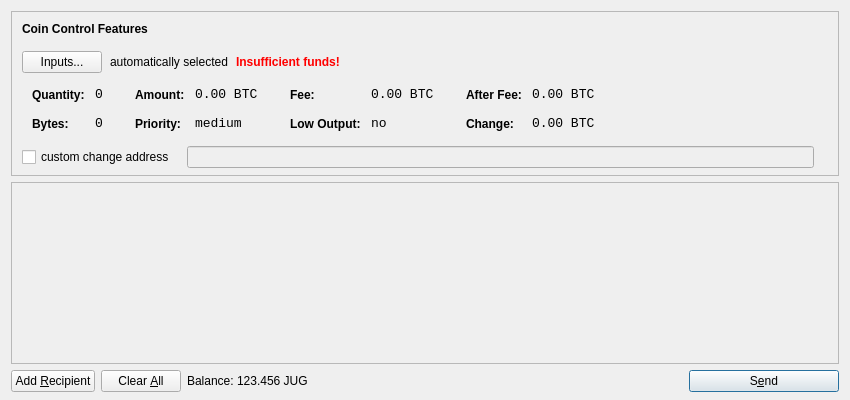
<?xml version="1.0" encoding="UTF-8"?>
<ui version="4.0">
 <class>SendCoinsDialog</class>
 <widget class="QDialog" name="SendCoinsDialog">
  <property name="geometry">
   <rect>
    <x>0</x>
    <y>0</y>
    <width>850</width>
    <height>400</height>
   </rect>
  </property>
  <property name="windowTitle">
   <string>Send Coins</string>
  </property>
  <layout class="QVBoxLayout" name="verticalLayout" stretch="0,1,0">
   <property name="bottomMargin">
    <number>8</number>
   </property>
   <item>
    <widget class="QFrame" name="frameCoinControl">
     <property name="sizePolicy">
      <sizepolicy hsizetype="Expanding" vsizetype="Expanding">
       <horstretch>0</horstretch>
       <verstretch>0</verstretch>
      </sizepolicy>
     </property>
     <property name="maximumSize">
      <size>
       <width>16777215</width>
       <height>16777215</height>
      </size>
     </property>
     <property name="frameShape">
      <enum>QFrame::StyledPanel</enum>
     </property>
     <property name="frameShadow">
      <enum>QFrame::Sunken</enum>
     </property>
     <layout class="QVBoxLayout" name="verticalLayoutCoinControl2">
      <property name="spacing">
       <number>-1</number>
      </property>
      <property name="leftMargin">
       <number>0</number>
      </property>
      <property name="topMargin">
       <number>0</number>
      </property>
      <property name="rightMargin">
       <number>0</number>
      </property>
      <property name="bottomMargin">
       <number>6</number>
      </property>
      <item>
       <layout class="QVBoxLayout" name="verticalLayoutCoinControl" stretch="0,0,0,0,1">
        <property name="spacing">
         <number>0</number>
        </property>
        <property name="leftMargin">
         <number>10</number>
        </property>
        <property name="topMargin">
         <number>10</number>
        </property>
        <item>
         <layout class="QHBoxLayout" name="horizontalLayoutCoinControl1">
          <property name="bottomMargin">
           <number>15</number>
          </property>
          <item>
           <widget class="QLabel" name="labelCoinControlFeatures">
            <property name="sizePolicy">
             <sizepolicy hsizetype="Preferred" vsizetype="Maximum">
              <horstretch>0</horstretch>
              <verstretch>0</verstretch>
             </sizepolicy>
            </property>
            <property name="font">
             <font>
              <weight>75</weight>
              <bold>true</bold>
             </font>
            </property>
            <property name="styleSheet">
             <string notr="true">font-weight:bold;</string>
            </property>
            <property name="text">
             <string>Coin Control Features</string>
            </property>
           </widget>
          </item>
         </layout>
        </item>
        <item>
         <layout class="QHBoxLayout" name="horizontalLayoutCoinControl2" stretch="0,0,0,0">
          <property name="spacing">
           <number>8</number>
          </property>
          <property name="bottomMargin">
           <number>10</number>
          </property>
          <item>
           <widget class="QPushButton" name="pushButtonCoinControl">
            <property name="styleSheet">
             <string notr="true"/>
            </property>
            <property name="text">
             <string>Inputs...</string>
            </property>
           </widget>
          </item>
          <item>
           <widget class="QLabel" name="labelCoinControlAutomaticallySelected">
            <property name="text">
             <string>automatically selected</string>
            </property>
            <property name="margin">
             <number>5</number>
            </property>
           </widget>
          </item>
          <item>
           <widget class="QLabel" name="labelCoinControlInsuffFunds">
            <property name="font">
             <font>
              <weight>75</weight>
              <bold>true</bold>
             </font>
            </property>
            <property name="styleSheet">
             <string notr="true">color:red;font-weight:bold;</string>
            </property>
            <property name="text">
             <string>Insufficient funds!</string>
            </property>
            <property name="margin">
             <number>5</number>
            </property>
           </widget>
          </item>
          <item>
           <spacer name="horizontalSpacerCoinControl">
            <property name="orientation">
             <enum>Qt::Horizontal</enum>
            </property>
            <property name="sizeHint" stdset="0">
             <size>
              <width>40</width>
              <height>1</height>
             </size>
            </property>
           </spacer>
          </item>
         </layout>
        </item>
        <item>
         <widget class="QWidget" name="widgetCoinControl" native="true">
          <property name="sizePolicy">
           <sizepolicy hsizetype="Preferred" vsizetype="Preferred">
            <horstretch>0</horstretch>
            <verstretch>0</verstretch>
           </sizepolicy>
          </property>
          <property name="minimumSize">
           <size>
            <width>0</width>
            <height>0</height>
           </size>
          </property>
          <property name="styleSheet">
           <string notr="true"/>
          </property>
          <layout class="QHBoxLayout" name="horizontalLayoutCoinControl5">
           <property name="margin">
            <number>0</number>
           </property>
           <item>
            <layout class="QHBoxLayout" name="horizontalLayoutCoinControl3" stretch="0,0,0,1">
             <property name="spacing">
              <number>20</number>
             </property>
             <property name="topMargin">
              <number>0</number>
             </property>
             <property name="bottomMargin">
              <number>10</number>
             </property>
             <item>
              <layout class="QFormLayout" name="formLayoutCoinControl1">
               <property name="horizontalSpacing">
                <number>10</number>
               </property>
               <property name="verticalSpacing">
                <number>14</number>
               </property>
               <property name="leftMargin">
                <number>10</number>
               </property>
               <property name="topMargin">
                <number>4</number>
               </property>
               <property name="rightMargin">
                <number>6</number>
               </property>
               <item row="0" column="0">
                <widget class="QLabel" name="labelCoinControlQuantityText">
                 <property name="styleSheet">
                  <string notr="true">font-weight:bold;</string>
                 </property>
                 <property name="text">
                  <string>Quantity:</string>
                 </property>
                 <property name="margin">
                  <number>0</number>
                 </property>
                </widget>
               </item>
               <item row="0" column="1">
                <widget class="QLabel" name="labelCoinControlQuantity">
                 <property name="font">
                  <font>
                   <family>Monospace</family>
                   <pointsize>10</pointsize>
                  </font>
                 </property>
                 <property name="cursor">
                  <cursorShape>IBeamCursor</cursorShape>
                 </property>
                 <property name="contextMenuPolicy">
                  <enum>Qt::ActionsContextMenu</enum>
                 </property>
                 <property name="text">
                  <string notr="true">0</string>
                 </property>
                 <property name="margin">
                  <number>0</number>
                 </property>
                 <property name="textInteractionFlags">
                  <set>Qt::LinksAccessibleByMouse|Qt::TextSelectableByKeyboard|Qt::TextSelectableByMouse</set>
                 </property>
                </widget>
               </item>
               <item row="1" column="0">
                <widget class="QLabel" name="labelCoinControlBytesText">
                 <property name="styleSheet">
                  <string notr="true">font-weight:bold;</string>
                 </property>
                 <property name="text">
                  <string>Bytes:</string>
                 </property>
                </widget>
               </item>
               <item row="1" column="1">
                <widget class="QLabel" name="labelCoinControlBytes">
                 <property name="font">
                  <font>
                   <family>Monospace</family>
                   <pointsize>10</pointsize>
                  </font>
                 </property>
                 <property name="cursor">
                  <cursorShape>IBeamCursor</cursorShape>
                 </property>
                 <property name="contextMenuPolicy">
                  <enum>Qt::ActionsContextMenu</enum>
                 </property>
                 <property name="text">
                  <string notr="true">0</string>
                 </property>
                 <property name="textInteractionFlags">
                  <set>Qt::LinksAccessibleByMouse|Qt::TextSelectableByKeyboard|Qt::TextSelectableByMouse</set>
                 </property>
                </widget>
               </item>
              </layout>
             </item>
             <item>
              <layout class="QFormLayout" name="formLayoutCoinControl2">
               <property name="horizontalSpacing">
                <number>10</number>
               </property>
               <property name="verticalSpacing">
                <number>14</number>
               </property>
               <property name="leftMargin">
                <number>6</number>
               </property>
               <property name="topMargin">
                <number>4</number>
               </property>
               <property name="rightMargin">
                <number>6</number>
               </property>
               <item row="0" column="0">
                <widget class="QLabel" name="labelCoinControlAmountText">
                 <property name="styleSheet">
                  <string notr="true">font-weight:bold;</string>
                 </property>
                 <property name="text">
                  <string>Amount:</string>
                 </property>
                 <property name="margin">
                  <number>0</number>
                 </property>
                </widget>
               </item>
               <item row="0" column="1">
                <widget class="QLabel" name="labelCoinControlAmount">
                 <property name="font">
                  <font>
                   <family>Monospace</family>
                   <pointsize>10</pointsize>
                  </font>
                 </property>
                 <property name="cursor">
                  <cursorShape>IBeamCursor</cursorShape>
                 </property>
                 <property name="contextMenuPolicy">
                  <enum>Qt::ActionsContextMenu</enum>
                 </property>
                 <property name="text">
                  <string notr="true">0.00 BTC</string>
                 </property>
                 <property name="textInteractionFlags">
                  <set>Qt::LinksAccessibleByMouse|Qt::TextSelectableByKeyboard|Qt::TextSelectableByMouse</set>
                 </property>
                </widget>
               </item>
               <item row="1" column="0">
                <widget class="QLabel" name="labelCoinControlPriorityText">
                 <property name="styleSheet">
                  <string notr="true">font-weight:bold;</string>
                 </property>
                 <property name="text">
                  <string>Priority:</string>
                 </property>
                </widget>
               </item>
               <item row="1" column="1">
                <widget class="QLabel" name="labelCoinControlPriority">
                 <property name="font">
                  <font>
                   <family>Monospace</family>
                   <pointsize>10</pointsize>
                  </font>
                 </property>
                 <property name="cursor">
                  <cursorShape>IBeamCursor</cursorShape>
                 </property>
                 <property name="contextMenuPolicy">
                  <enum>Qt::ActionsContextMenu</enum>
                 </property>
                 <property name="text">
                  <string>medium</string>
                 </property>
                 <property name="textInteractionFlags">
                  <set>Qt::LinksAccessibleByMouse|Qt::TextSelectableByKeyboard|Qt::TextSelectableByMouse</set>
                 </property>
                </widget>
               </item>
              </layout>
             </item>
             <item>
              <layout class="QFormLayout" name="formLayoutCoinControl3">
               <property name="horizontalSpacing">
                <number>10</number>
               </property>
               <property name="verticalSpacing">
                <number>14</number>
               </property>
               <property name="leftMargin">
                <number>6</number>
               </property>
               <property name="topMargin">
                <number>4</number>
               </property>
               <property name="rightMargin">
                <number>6</number>
               </property>
               <item row="0" column="0">
                <widget class="QLabel" name="labelCoinControlFeeText">
                 <property name="styleSheet">
                  <string notr="true">font-weight:bold;</string>
                 </property>
                 <property name="text">
                  <string>Fee:</string>
                 </property>
                 <property name="margin">
                  <number>0</number>
                 </property>
                </widget>
               </item>
               <item row="0" column="1">
                <widget class="QLabel" name="labelCoinControlFee">
                 <property name="font">
                  <font>
                   <family>Monospace</family>
                   <pointsize>10</pointsize>
                  </font>
                 </property>
                 <property name="cursor">
                  <cursorShape>IBeamCursor</cursorShape>
                 </property>
                 <property name="contextMenuPolicy">
                  <enum>Qt::ActionsContextMenu</enum>
                 </property>
                 <property name="text">
                  <string notr="true">0.00 BTC</string>
                 </property>
                 <property name="textInteractionFlags">
                  <set>Qt::LinksAccessibleByMouse|Qt::TextSelectableByKeyboard|Qt::TextSelectableByMouse</set>
                 </property>
                </widget>
               </item>
               <item row="1" column="0">
                <widget class="QLabel" name="labelCoinControlLowOutputText">
                 <property name="styleSheet">
                  <string notr="true">font-weight:bold;</string>
                 </property>
                 <property name="text">
                  <string>Low Output:</string>
                 </property>
                </widget>
               </item>
               <item row="1" column="1">
                <widget class="QLabel" name="labelCoinControlLowOutput">
                 <property name="font">
                  <font>
                   <family>Monospace</family>
                   <pointsize>10</pointsize>
                  </font>
                 </property>
                 <property name="cursor">
                  <cursorShape>IBeamCursor</cursorShape>
                 </property>
                 <property name="contextMenuPolicy">
                  <enum>Qt::ActionsContextMenu</enum>
                 </property>
                 <property name="text">
                  <string>no</string>
                 </property>
                 <property name="textInteractionFlags">
                  <set>Qt::LinksAccessibleByMouse|Qt::TextSelectableByKeyboard|Qt::TextSelectableByMouse</set>
                 </property>
                </widget>
               </item>
              </layout>
             </item>
             <item>
              <layout class="QFormLayout" name="formLayoutCoinControl4">
               <property name="horizontalSpacing">
                <number>10</number>
               </property>
               <property name="verticalSpacing">
                <number>14</number>
               </property>
               <property name="leftMargin">
                <number>6</number>
               </property>
               <property name="topMargin">
                <number>4</number>
               </property>
               <property name="rightMargin">
                <number>6</number>
               </property>
               <item row="0" column="0">
                <widget class="QLabel" name="labelCoinControlAfterFeeText">
                 <property name="styleSheet">
                  <string notr="true">font-weight:bold;</string>
                 </property>
                 <property name="text">
                  <string>After Fee:</string>
                 </property>
                 <property name="margin">
                  <number>0</number>
                 </property>
                </widget>
               </item>
               <item row="0" column="1">
                <widget class="QLabel" name="labelCoinControlAfterFee">
                 <property name="font">
                  <font>
                   <family>Monospace</family>
                   <pointsize>10</pointsize>
                  </font>
                 </property>
                 <property name="cursor">
                  <cursorShape>IBeamCursor</cursorShape>
                 </property>
                 <property name="contextMenuPolicy">
                  <enum>Qt::ActionsContextMenu</enum>
                 </property>
                 <property name="text">
                  <string notr="true">0.00 BTC</string>
                 </property>
                 <property name="textInteractionFlags">
                  <set>Qt::LinksAccessibleByMouse|Qt::TextSelectableByKeyboard|Qt::TextSelectableByMouse</set>
                 </property>
                </widget>
               </item>
               <item row="1" column="0">
                <widget class="QLabel" name="labelCoinControlChangeText">
                 <property name="styleSheet">
                  <string notr="true">font-weight:bold;</string>
                 </property>
                 <property name="text">
                  <string>Change:</string>
                 </property>
                </widget>
               </item>
               <item row="1" column="1">
                <widget class="QLabel" name="labelCoinControlChange">
                 <property name="font">
                  <font>
                   <family>Monospace</family>
                   <pointsize>10</pointsize>
                  </font>
                 </property>
                 <property name="cursor">
                  <cursorShape>IBeamCursor</cursorShape>
                 </property>
                 <property name="contextMenuPolicy">
                  <enum>Qt::ActionsContextMenu</enum>
                 </property>
                 <property name="text">
                  <string notr="true">0.00 BTC</string>
                 </property>
                 <property name="textInteractionFlags">
                  <set>Qt::LinksAccessibleByMouse|Qt::TextSelectableByKeyboard|Qt::TextSelectableByMouse</set>
                 </property>
                </widget>
               </item>
              </layout>
             </item>
            </layout>
           </item>
          </layout>
         </widget>
        </item>
        <item>
         <layout class="QHBoxLayout" name="horizontalLayoutCoinControl4" stretch="0,0,0">
          <property name="spacing">
           <number>12</number>
          </property>
          <property name="sizeConstraint">
           <enum>QLayout::SetDefaultConstraint</enum>
          </property>
          <property name="topMargin">
           <number>5</number>
          </property>
          <property name="rightMargin">
           <number>5</number>
          </property>
          <item>
           <widget class="QCheckBox" name="checkBoxCoinControlChange">
            <property name="text">
             <string>custom change address</string>
            </property>
           </widget>
          </item>
          <item>
           <widget class="QLineEdit" name="lineEditCoinControlChange">
            <property name="enabled">
             <bool>false</bool>
            </property>
            <property name="sizePolicy">
             <sizepolicy hsizetype="Expanding" vsizetype="Fixed">
              <horstretch>0</horstretch>
              <verstretch>0</verstretch>
             </sizepolicy>
            </property>
           </widget>
          </item>
          <item>
           <widget class="QLabel" name="labelCoinControlChangeLabel">
            <property name="sizePolicy">
             <sizepolicy hsizetype="Preferred" vsizetype="Expanding">
              <horstretch>0</horstretch>
              <verstretch>0</verstretch>
             </sizepolicy>
            </property>
            <property name="minimumSize">
             <size>
              <width>0</width>
              <height>0</height>
             </size>
            </property>
            <property name="text">
             <string/>
            </property>
            <property name="margin">
             <number>3</number>
            </property>
           </widget>
          </item>
         </layout>
        </item>
        <item>
         <spacer name="verticalSpacerCoinControl">
          <property name="orientation">
           <enum>Qt::Vertical</enum>
          </property>
          <property name="sizeHint" stdset="0">
           <size>
            <width>800</width>
            <height>1</height>
           </size>
          </property>
         </spacer>
        </item>
       </layout>
      </item>
     </layout>
    </widget>
   </item>
   <item>
    <widget class="QScrollArea" name="scrollArea">
     <property name="widgetResizable">
      <bool>true</bool>
     </property>
     <widget class="QWidget" name="scrollAreaWidgetContents">
      <property name="geometry">
       <rect>
        <x>0</x>
        <y>0</y>
        <width>830</width>
        <height>165</height>
       </rect>
      </property>
      <layout class="QVBoxLayout" name="verticalLayout_2">
       <property name="margin">
        <number>0</number>
       </property>
       <item>
        <layout class="QVBoxLayout" name="entries">
         <property name="spacing">
          <number>6</number>
         </property>
        </layout>
       </item>
       <item>
        <spacer name="verticalSpacer">
         <property name="orientation">
          <enum>Qt::Vertical</enum>
         </property>
         <property name="sizeHint" stdset="0">
          <size>
           <width>20</width>
           <height>40</height>
          </size>
         </property>
        </spacer>
       </item>
      </layout>
     </widget>
    </widget>
   </item>
   <item>
    <layout class="QHBoxLayout" name="horizontalLayout">
     <item>
      <widget class="QPushButton" name="addButton">
       <property name="toolTip">
        <string>Send to multiple recipients at once</string>
       </property>
       <property name="text">
        <string>Add &amp;Recipient</string>
       </property>
       <property name="icon">
        <iconset resource="../bitcoin.qrc">
         <normaloff>:/icons/add</normaloff>:/icons/add</iconset>
       </property>
       <property name="autoDefault">
        <bool>false</bool>
       </property>
      </widget>
     </item>
     <item>
      <widget class="QPushButton" name="clearButton">
       <property name="sizePolicy">
        <sizepolicy hsizetype="Minimum" vsizetype="Fixed">
         <horstretch>0</horstretch>
         <verstretch>0</verstretch>
        </sizepolicy>
       </property>
       <property name="toolTip">
        <string>Remove all transaction fields</string>
       </property>
       <property name="text">
        <string>Clear &amp;All</string>
       </property>
       <property name="icon">
        <iconset resource="../bitcoin.qrc">
         <normaloff>:/icons/remove</normaloff>:/icons/remove</iconset>
       </property>
       <property name="autoRepeatDelay">
        <number>300</number>
       </property>
       <property name="autoDefault">
        <bool>false</bool>
       </property>
      </widget>
     </item>
     <item>
      <layout class="QHBoxLayout" name="horizontalLayout_2">
       <property name="spacing">
        <number>3</number>
       </property>
       <item>
        <widget class="QLabel" name="label">
         <property name="text">
          <string>Balance:</string>
         </property>
        </widget>
       </item>
       <item>
        <widget class="QLabel" name="labelBalance">
         <property name="cursor">
          <cursorShape>IBeamCursor</cursorShape>
         </property>
         <property name="text">
          <string>123.456 JUG</string>
         </property>
         <property name="textInteractionFlags">
          <set>Qt::LinksAccessibleByMouse|Qt::TextSelectableByKeyboard|Qt::TextSelectableByMouse</set>
         </property>
        </widget>
       </item>
      </layout>
     </item>
     <item>
      <spacer name="horizontalSpacer">
       <property name="orientation">
        <enum>Qt::Horizontal</enum>
       </property>
       <property name="sizeHint" stdset="0">
        <size>
         <width>40</width>
         <height>20</height>
        </size>
       </property>
      </spacer>
     </item>
     <item>
      <widget class="QPushButton" name="sendButton">
       <property name="minimumSize">
        <size>
         <width>150</width>
         <height>0</height>
        </size>
       </property>
       <property name="toolTip">
        <string>Confirm the send action</string>
       </property>
       <property name="text">
        <string>S&amp;end</string>
       </property>
       <property name="icon">
        <iconset resource="../bitcoin.qrc">
         <normaloff>:/icons/send</normaloff>:/icons/send</iconset>
       </property>
       <property name="default">
        <bool>true</bool>
       </property>
      </widget>
     </item>
    </layout>
   </item>
  </layout>
 </widget>
 <resources>
  <include location="../bitcoin.qrc"/>
 </resources>
 <connections/>
</ui>
